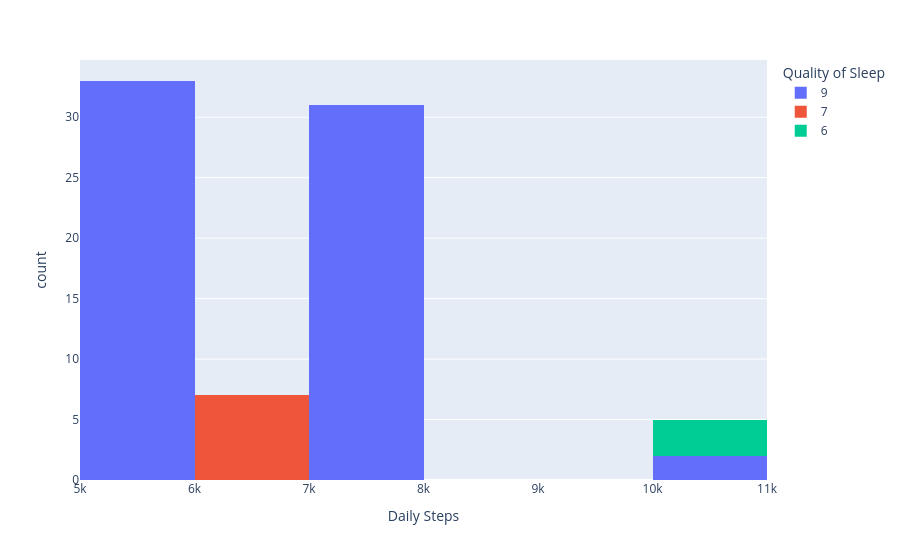

This figure's notebook cell:
### Code cell
px.histogram(
    df[df["Age"] > 50],
    x="Daily Steps",
    color="Quality of Sleep"
)

### Figure 1 — Plotly figure (JSON) as saved in the notebook; plotly's stock layout.template omitted (floating-point values rounded to 4 significant figures)
{"data": [{"bingroup": "x", "hovertemplate": "Quality of Sleep=9<br>Daily Steps=%{x}<br>count=%{y}<extra></extra>", "legendgroup": "9", "marker": {"color": "#636efa", "pattern": {"shape": ""}}, "name": "9", "orientation": "v", "showlegend": true, "type": "histogram", "x": [5000, 5000, 5000, 5000, 5000, 5000, 5000, 5000, 5000, 5000, 5000, 5000, 5000, 5000, 5000, 5000, 5000, 5000, 5000, 5000, 5000, 5000, 5000, 5000, 5000, 5000, 5000, 5000, 5000, 5000, 5000, 5000, 5000, 10000, 10000, 7000, 7000, 7000, 7000, 7000, 7000, 7000, 7000, 7000, 7000, 7000, 7000, 7000, 7000, 7000, 7000, 7000, 7000, 7000, 7000, 7000, 7000, 7000, 7000, 7000, 7000, 7000, 7000, 7000, 7000, 7000], "xaxis": "x", "yaxis": "y"}, {"bingroup": "x", "hovertemplate": "Quality of Sleep=7<br>Daily Steps=%{x}<br>count=%{y}<extra></extra>", "legendgroup": "7", "marker": {"color": "#EF553B", "pattern": {"shape": ""}}, "name": "7", "orientation": "v", "showlegend": true, "type": "histogram", "x": [6000, 6000, 6000, 6000, 6000, 6000, 6000], "xaxis": "x", "yaxis": "y"}, {"bingroup": "x", "hovertemplate": "Quality of Sleep=6<br>Daily Steps=%{x}<br>count=%{y}<extra></extra>", "legendgroup": "6", "marker": {"color": "#00cc96", "pattern": {"shape": ""}}, "name": "6", "orientation": "v", "showlegend": true, "type": "histogram", "x": [10000, 10000, 10000], "xaxis": "x", "yaxis": "y"}], "layout": {"barmode": "relative", "legend": {"title": {"text": "Quality of Sleep"}, "tracegroupgap": 0}, "margin": {"t": 60}, "xaxis": {"anchor": "y", "domain": [0, 1], "title": {"text": "Daily Steps"}}, "yaxis": {"anchor": "x", "domain": [0, 1], "title": {"text": "count"}}}}
